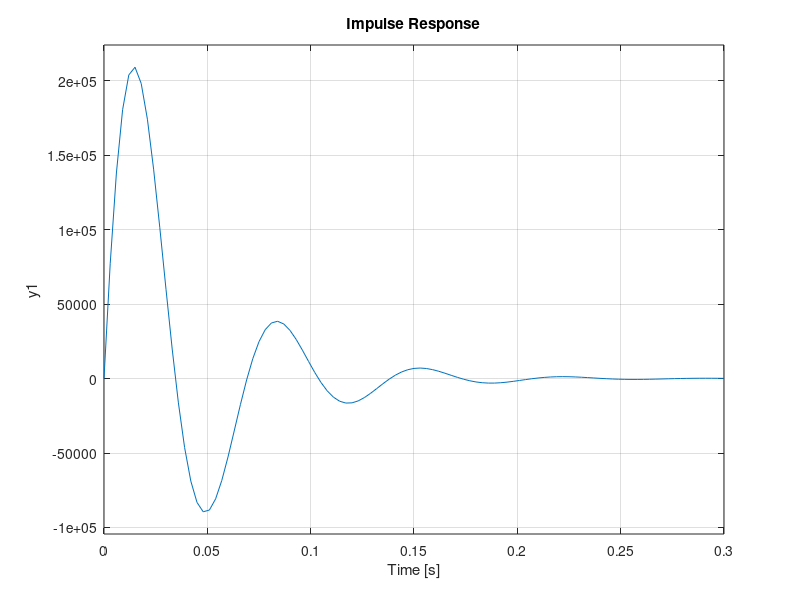

MATLAB code for this plot:

m = 0.425
r=0.125
g=9.81
d=0.42
delta=0.65
R=53
L0=0.12
L1=0.025
alpha = 1.2
c=6815
k = 1880
b=10.4
phi = 0.733838


xmin = d+(m*g*sin(phi)/k)

xmax = delta

xe = 0.75*xmin + 0.25*xmax

y= delta - xe
 
L=L0+(L1*exp(-delta*y))

veq = sqrt((-g*sin(phi)+(k*xe/m))*exp(-2*alpha*delta)/c) * ((L0*exp(alpha*delta)) + (L1*exp(xe*alpha)) - (R*xe*exp(alpha*delta)) + (R*delta* exp(alpha*delta)) )

A= 2*c/m*(R*y+L)^2*(2*veq)

B= 2*k/m

C=2*b/m

sys = tf([A],[1, C, B])


subplot(2,1,1)
step(sys)
subplot(2,1,2)
impulse(sys)
